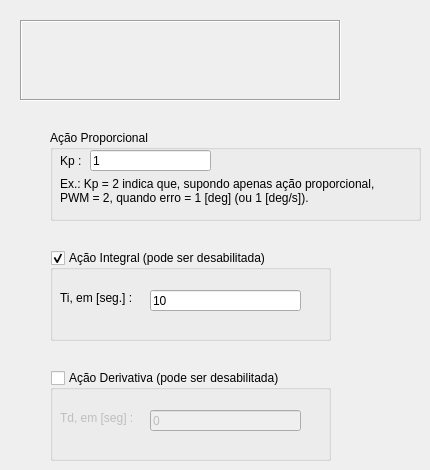
          <widget class="QWidget" name="tab_PID_controller">
           <attribute name="title">
            <string>PID em &quot;s&quot;</string>
           </attribute>
           <widget class="QLabel" name="label_21">
            <property name="geometry">
             <rect>
              <x>20</x>
              <y>20</y>
              <width>321</width>
              <height>81</height>
             </rect>
            </property>
            <property name="frameShape">
             <enum>QFrame::Shape::Box</enum>
            </property>
            <property name="frameShadow">
             <enum>QFrame::Shadow::Sunken</enum>
            </property>
            <property name="text">
             <string/>
            </property>
            <property name="pixmap">
             <pixmap resource="resources.qrc">:/images/GUI_resources/PID_in_s.png</pixmap>
            </property>
            <property name="scaledContents">
             <bool>false</bool>
            </property>
           </widget>
           <widget class="QGroupBox" name="groupBox_ct_ti">
            <property name="geometry">
             <rect>
              <x>50</x>
              <y>250</y>
              <width>281</width>
              <height>91</height>
             </rect>
            </property>
            <property name="title">
             <string>Ação Integral (pode ser desabilitada)</string>
            </property>
            <property name="checkable">
             <bool>true</bool>
            </property>
            <widget class="QLabel" name="label_23">
             <property name="geometry">
              <rect>
               <x>10</x>
               <y>40</y>
               <width>91</width>
               <height>16</height>
              </rect>
             </property>
             <property name="text">
              <string>Ti, em [seg.] :</string>
             </property>
            </widget>
            <widget class="QLineEdit" name="lineEdit_ct_ti">
             <property name="geometry">
              <rect>
               <x>100</x>
               <y>40</y>
               <width>151</width>
               <height>21</height>
              </rect>
             </property>
             <property name="text">
              <string>10</string>
             </property>
            </widget>
           </widget>
           <widget class="QGroupBox" name="groupBox_ct_td">
            <property name="geometry">
             <rect>
              <x>50</x>
              <y>370</y>
              <width>281</width>
              <height>91</height>
             </rect>
            </property>
            <property name="title">
             <string>Ação Derivativa (pode ser desabilitada)</string>
            </property>
            <property name="checkable">
             <bool>true</bool>
            </property>
            <property name="checked">
             <bool>false</bool>
            </property>
            <widget class="QLabel" name="label_25">
             <property name="geometry">
              <rect>
               <x>10</x>
               <y>40</y>
               <width>91</width>
               <height>16</height>
              </rect>
             </property>
             <property name="text">
              <string>Td, em [seg] :</string>
             </property>
            </widget>
            <widget class="QLineEdit" name="lineEdit_ct_td">
             <property name="geometry">
              <rect>
               <x>100</x>
               <y>40</y>
               <width>151</width>
               <height>21</height>
              </rect>
             </property>
             <property name="text">
              <string>0</string>
             </property>
            </widget>
           </widget>
           <widget class="QGroupBox" name="groupBox_ct_kp">
            <property name="geometry">
             <rect>
              <x>50</x>
              <y>130</y>
              <width>371</width>
              <height>91</height>
             </rect>
            </property>
            <property name="title">
             <string>Ação Proporcional</string>
            </property>
            <property name="checkable">
             <bool>false</bool>
            </property>
            <widget class="QLabel" name="label_24">
             <property name="geometry">
              <rect>
               <x>10</x>
               <y>20</y>
               <width>31</width>
               <height>21</height>
              </rect>
             </property>
             <property name="text">
              <string>Kp :</string>
             </property>
            </widget>
            <widget class="QLineEdit" name="lineEdit_ct_kp">
             <property name="geometry">
              <rect>
               <x>40</x>
               <y>20</y>
               <width>121</width>
               <height>21</height>
              </rect>
             </property>
             <property name="text">
              <string>1</string>
             </property>
            </widget>
            <widget class="QLabel" name="label_22">
             <property name="geometry">
              <rect>
               <x>10</x>
               <y>40</y>
               <width>351</width>
               <height>41</height>
              </rect>
             </property>
             <property name="text">
              <string>Ex.: Kp = 2 indica que, supondo apenas ação proporcional,
PWM = 2, quando erro = 1 [deg] (ou 1 [deg/s]).</string>
             </property>
            </widget>
           </widget>
          </widget>
